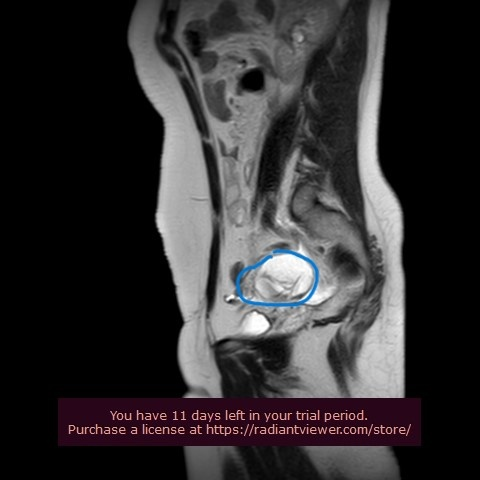
#> input picture input1.jpg, 480 x 480 px
$ jupyter execute --allow-errors 'openCV_Task1 (1).ipynb'
#> lines starting #> are read from the running program, lines starting #| are printed output that depends on the picture; after the words box and inside, x2 and y2 are one past the last pixel; in counts of white or black regions, pixels touching at a corner belong together
[cell 1]
import cv2
import numpy as np
import matplotlib.pyplot as plt

[cell 2]
img=cv2.imread('input1.jpg')
#> img is the input picture: shape (480, 480, 3); mean B, G, R 49.1, 47.6, 50.1

[cell 3]
type(img)

[cell 4]
img.shape

[cell 5]
plt.imshow(img)
plt.show()

[cell 6]
from google.colab.patches import cv2_imshow
cv2_imshow(img)
cv2.waitKey(0)
cv2.destroyAllWindows()

[cell 7]
import cv2
import numpy as np
import matplotlib.pyplot as plt

# [4 lines left out: function imshow, not called in this run]

# قراءة الصورة
img = cv2.imread('input1.jpg')

# تحويل من BGR إلى RGB للعرض الصحيح
img_RGB = cv2.cvtColor(img, cv2.COLOR_BGR2RGB)

# تحويل إلى تدرجات الرمادي
img_GRAY = cv2.cvtColor(img, cv2.COLOR_BGR2GRAY)

# تطبيق Gaussian Blur لتقليل الضوضاء
img_blur = cv2.GaussianBlur(img_GRAY, (5, 5), 0)

# تطبيق Canny Edge Detection لاكتشاف الحواف
edges = cv2.Canny(img_blur, threshold1=50, threshold2=150)
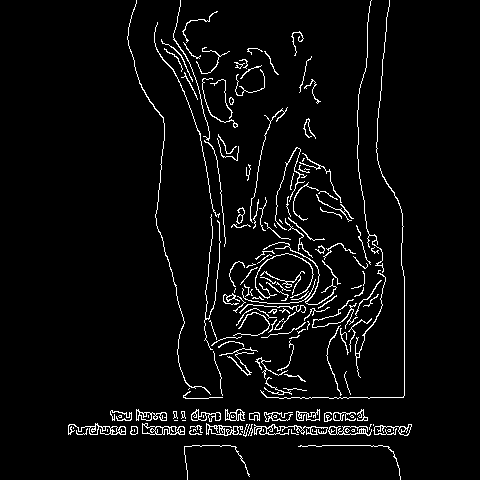
#> edges: shape (480, 480); 4.4% white in thin lines or dots, all inside (x1, y1, x2, y2) = (68, 0, 412, 480)

# تطبيق Thresholding لإنشاء صورة ثنائية
_, img_bin = cv2.threshold(img_GRAY, 127, 255, cv2.THRESH_BINARY_INV)
#> img_bin: shape (480, 480); 82.5% white; 163 black regions (134 under 20 px)

# العثور على الكنتورات
contours, _ = cv2.findContours(edges, cv2.RETR_EXTERNAL, cv2.CHAIN_APPROX_SIMPLE)
#> contours = 154 contours, 115 with area under 20; largest, box (x1, y1, x2, y2) and area: (142, 423, 185, 435) 295, (68, 423, 126, 435) 200, (206, 423, 243, 436) 196, (191, 409, 221, 422) 179, (136, 409, 167, 421) 166

# إنشاء صورة نسخة للرسم
img_contours = img_RGB.copy()

# رسم الكنتورات
cv2.drawContours(img_contours, contours, -1, (0, 255, 0), 2)
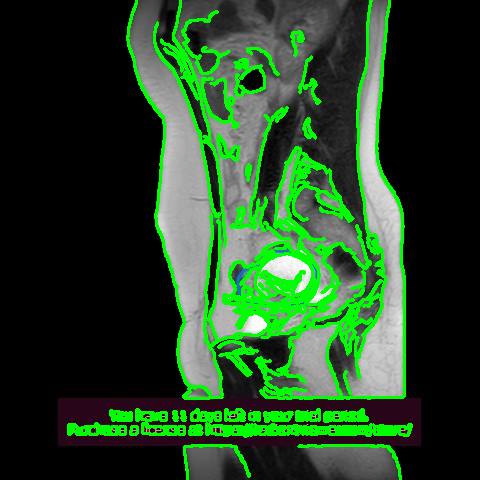
#> img_contours: shape (480, 480, 3); mean R, G, B 37.6, 69.4, 36.9

# عرض النتائج
plt.figure(figsize=(15, 10))

plt.subplot(2, 3, 1)
plt.imshow(img_RGB)
plt.title('الصورة الأصلية')
plt.axis('off')

plt.subplot(2, 3, 2)
plt.imshow(img_GRAY, cmap='gray')
plt.title('تدرجات الرمادي')
plt.axis('off')

plt.subplot(2, 3, 3)
plt.imshow(edges, cmap='gray')
plt.title('كشف الحوادف - Canny')
plt.axis('off')

plt.subplot(2, 3, 4)
plt.imshow(img_bin, cmap='gray')
plt.title('الصورة الثنائية')
plt.axis('off')

plt.subplot(2, 3, 5)
plt.imshow(img_contours)
plt.title('الكنتورات المكتشفة')
plt.axis('off')

plt.tight_layout()
plt.show()

# حفظ الصورة الناتجة
cv2.imwrite('output_contours.jpg', cv2.cvtColor(img_contours, cv2.COLOR_RGB2BGR))
#> Out = True

[cell 8]
import cv2
import numpy as np
import matplotlib.pyplot as plt

# [4 lines left out: function imshow, not called in this run]

# قراءة الصورة
img = cv2.imread('inpu.jpg')

# تحويل من BGR إلى RGB للعرض الصحيح
#> (the rest of this cell did not finish here and is left out)

[cell 9]
import cv2
import numpy as np
import matplotlib.pyplot as plt

# [4 lines left out: function imshow, not called in this run]

# قراءة الصورة
img = cv2.imread('input1.jpg')

# تحويل من BGR إلى RGB للعرض الصحيح
img_RGB = cv2.cvtColor(img, cv2.COLOR_BGR2RGB)

# تحويل إلى تدرجات الرمادي
img_GRAY = cv2.cvtColor(img, cv2.COLOR_BGR2GRAY)

# تطبيق Gaussian Blur لتقليل الضوضاء
img_blur = cv2.GaussianBlur(img_GRAY, (5, 5), 0)

# تطبيق Thresholding لإنشاء صورة ثنائية
_, img_bin = cv2.threshold(img_blur, 0, 255, cv2.THRESH_BINARY_INV + cv2.THRESH_OTSU)
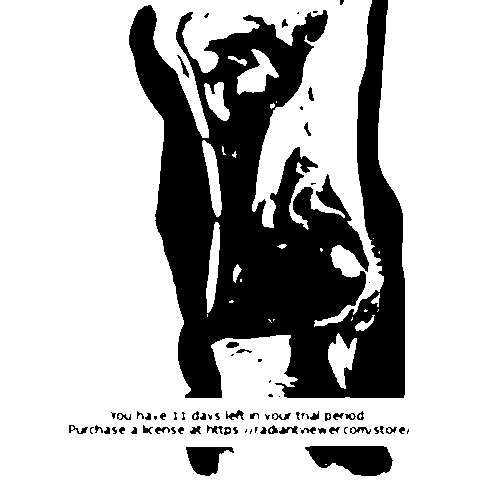
#> img_bin: shape (480, 480); 71.9% white; 77 black regions (28 under 20 px)

# العثور على الكنتورات (باستخدام RETR_TREE علشان يمسك الكنتورات الداخلية)
contours, hierarchy = cv2.findContours(img_bin, cv2.RETR_TREE, cv2.CHAIN_APPROX_SIMPLE)
#> contours = 112 contours, 44 with area under 20; largest, box (x1, y1, x2, y2) and area: (0, 0, 480, 480) 163672, (304, 445, 394, 477) 2042, (185, 446, 235, 477) 918, (237, 49, 279, 95) 864, (328, 333, 357, 389) 786

# إنشاء صورة نسخة للرسم
img_contours = img_RGB.copy()

# رسم كل الكنتورات (الخارجية والداخلية)
for i, contour in enumerate(contours):
    # تلوين مختلف للكنتورات الداخلية
    if hierarchy[0][i][3] != -1:  # إذا كان كونتور داخلي
        color = (255, 0, 0)  # أزز للكنتورات الداخلية
    else:  # إذا كان كونتور خارجي
        color = (0, 255, 0)  # أخضر للكنتورات الخارجية

    cv2.drawContours(img_contours, [contour], -1, color, 2)
#> this loop made 112 passes
#> (contour, color) on passes 2, 6, 7, 11, 13, 16, 22: ([[273, 319], [273, 320], [274, 319]], (0, 255, 0)), ([[207, 314], [207, 316]], (0, 255, 0)), ([[378, 309], [378, 310], [377, 311], [378, 310]], (0, 255, 0)), ([[240, 279], [240, 281], [241, 281], [241, 279]], (0, 255, 0)), ([[379, 251], [378, 252], [379, 253]], (0, 255, 0)), ([[373, 238]], (0, 255, 0)), ([[276, 101], [276, 102]], (0, 255, 0))
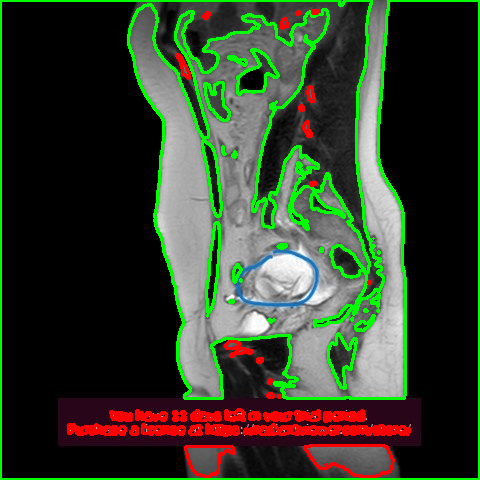
#> img_contours: shape (480, 480, 3); mean R, G, B 51.4, 61.8, 42.5

# عرض النتائج
plt.figure(figsize=(15, 10))

plt.subplot(2, 3, 1)
plt.imshow(img_RGB)
plt.title('الصورة الأصلية')
plt.axis('off')

plt.subplot(2, 3, 2)
plt.imshow(img_GRAY, cmap='gray')
plt.title('تدرجات الرمادي')
plt.axis('off')

plt.subplot(2, 3, 3)
plt.imshow(img_bin, cmap='gray')
plt.title('الصورة الثنائية')
plt.axis('off')

plt.subplot(2, 3, 4)
plt.imshow(img_contours)
plt.title('الكنتورات (أخضر: خارجي, أزرق: داخلي)')
plt.axis('off')

# عرض الكنتورات بشكل منفصل
img_external = img_RGB.copy()
img_internal = img_RGB.copy()

# رسم الكنتورات الخارجية فقط
external_contours = []
for i, contour in enumerate(contours):
    if hierarchy[0][i][3] == -1:  # كونتور خارجي
        external_contours.append(contour)
#> this loop made 112 passes
#> contour on passes 2, 6, 7, 11, 13, 16, 22, 29: [[273, 319], [273, 320], [274, 319]], [[207, 314], [207, 316]], [[378, 309], [378, 310], [377, 311], [378, 310]], [[240, 279], [240, 281], [241, 281], [241, 279]], [[379, 251], [378, 252], [379, 253]], [[373, 238]], [[276, 101], [276, 102]], [[325, 464], [326, 464]]
#> after the loop, external_contours = 26 contours, 15 with area under 20; largest, box (x1, y1, x2, y2) and area: (0, 0, 480, 480) 163672, (237, 49, 279, 95) 864, (328, 333, 357, 389) 786, (202, 140, 222, 217) 672, (206, 222, 220, 313) 638
cv2.drawContours(img_external, external_contours, -1, (0, 255, 0), 2)
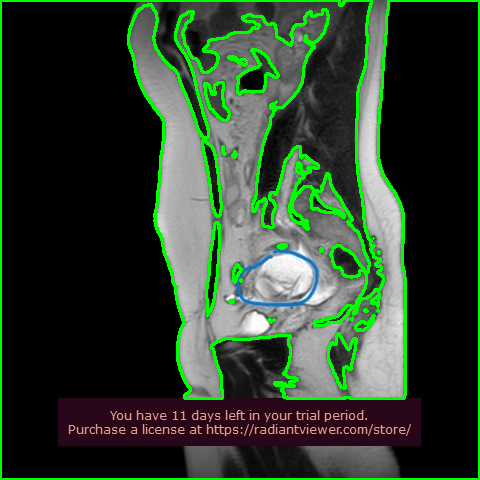
#> img_external: shape (480, 480, 3); mean R, G, B 45.6, 63.6, 44.6

# رسم الكنتورات الداخلية فقط
internal_contours = []
for i, contour in enumerate(contours):
    if hierarchy[0][i][3] != -1:  # كونتور داخلي
        internal_contours.append(contour)
#> after the loop, internal_contours = 86 contours, 29 with area under 20; largest, box (x1, y1, x2, y2) and area: (304, 445, 394, 477) 2042, (185, 446, 235, 477) 918, (225, 409, 245, 421) 122, (278, 425, 299, 435) 111, (68, 424, 89, 435) 103
cv2.drawContours(img_internal, internal_contours, -1, (255, 0, 0), 2)
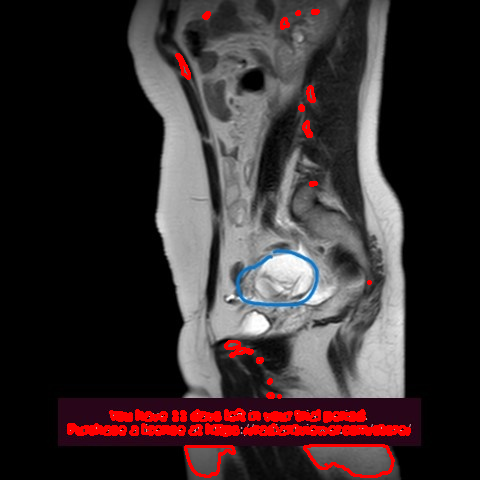
#> img_internal: shape (480, 480, 3); mean R, G, B 55.9, 45.8, 47

plt.subplot(2, 3, 5)
plt.imshow(img_external)
plt.title('الكنتورات الخارجية فقط')
plt.axis('off')

plt.subplot(2, 3, 6)
plt.imshow(img_internal)
plt.title('الكنتورات الداخلية فقط')
plt.axis('off')

plt.tight_layout()
plt.show()

print(f"عدد الكنتورات المكتشفة: {len(contours)}")
#| عدد الكنتورات المكتشفة: 112
print(f"عدد الكنتورات الخارجية: {len(external_contours)}")
#| عدد الكنتورات الخارجية: 26
print(f"عدد الكنتورات الداخلية: {len(internal_contours)}")
#| عدد الكنتورات الداخلية: 86

# حفظ الصورة الناتجة
cv2.imwrite('output_all_contours.jpg', cv2.cvtColor(img_contours, cv2.COLOR_RGB2BGR))
#> Out = True

[cell 10]
import cv2
import numpy as np
import matplotlib.pyplot as plt

# [4 lines left out: function imshow, not called in this run]

# قراءة الصورة
img = cv2.imread('input1.jpg')

# تحويل من BGR إلى RGB للعرض الصحيح
img_RGB = cv2.cvtColor(img, cv2.COLOR_BGR2RGB)

# تحويل إلى تدرجات الرمادي
img_GRAY = cv2.cvtColor(img, cv2.COLOR_BGR2GRAY)

# تطبيق Gaussian Blur لتقليل الضوضاء
img_blur = cv2.GaussianBlur(img_GRAY, (5, 5), 0)

# تطبيق Thresholding لإنشاء صورة ثنائية
_, img_bin = cv2.threshold(img_blur, 0, 255, cv2.THRESH_BINARY_INV + cv2.THRESH_OTSU)

# العثور على الكنتورات (باستخدام RETR_TREE علشان يمسك الكنتورات الداخلية)
contours, hierarchy = cv2.findContours(img_bin, cv2.RETR_TREE, cv2.CHAIN_APPROX_SIMPLE)

# إنشاء صورة نسخة للرسم
img_contours = img_RGB.copy()

# فصل الكنتورات الداخلية
internal_contours = []
for i, contour in enumerate(contours):
    if hierarchy[0][i][3] != -1:  # كونتور داخلي
        internal_contours.append(contour)
        # رسم الكنتورات الداخلية بالأزرق
        cv2.drawContours(img_contours, [contour], -1, (255, 0, 0), 2)

# رسم الكنتورات الخارجية بالأخضر
for i, contour in enumerate(contours):
    if hierarchy[0][i][3] == -1:  # كونتور خارجي
        cv2.drawContours(img_contours, [contour], -1, (0, 255, 0), 2)
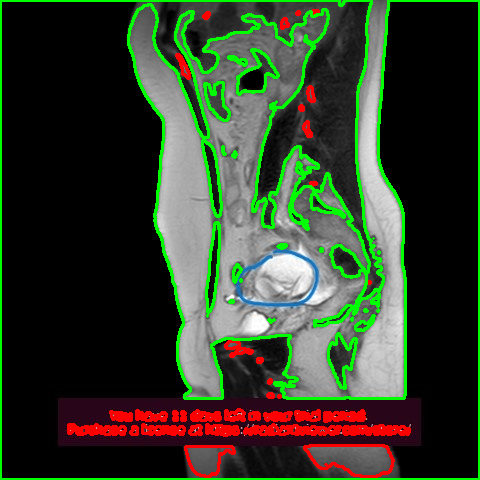
#> img_contours: shape (480, 480, 3); 8.02% of pixels changed, all inside (x1, y1, x2, y2) = (0, 0, 480, 480)

# عرض النتائج الأساسية
plt.figure(figsize=(15, 10))

plt.subplot(2, 3, 1)
plt.imshow(img_RGB)
plt.title('الصورة الأصلية')
plt.axis('off')

plt.subplot(2, 3, 2)
plt.imshow(img_bin, cmap='gray')
plt.title('الصورة الثنائية')
plt.axis('off')

plt.subplot(2, 3, 3)
plt.imshow(img_contours)
plt.title('الكنتورات (أخضر: خارجي, أزرق: داخلي)')
plt.axis('off')

# إنشاء صورة سوداء لعرض الكنتورات الداخلية فقط
img_internal_only = np.zeros_like(img_RGB)

# رسم الكنتورات الداخلية فقط على الخلفية السوداء
for contour in internal_contours:
    cv2.drawContours(img_internal_only, [contour], -1, (255, 255, 255), 2)
#> this loop made 86 passes
#> contour on passes 3, 10, 55: [[325, 464], [326, 464]], [[299, 428], [300, 427], [301, 428], [300, 429]], [[163, 414]]
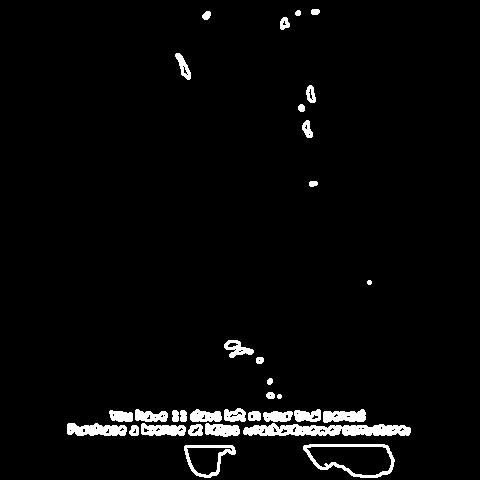
#> img_internal_only: shape (480, 480, 3); 3.4% white; 33 white regions, largest, box (x1, y1, x2, y2) and area: (243, 423, 411, 436) 1561, (303, 444, 395, 478) 708, (67, 423, 127, 436) 591

plt.subplot(2, 3, 4)
plt.imshow(img_internal_only)
plt.title('الكنتورات الداخلية فقط')
plt.axis('off')

# الآن نعرض كل كونتور داخلي بشكل منفصل مع bounding box
print(f"عدد الكنتورات الداخلية: {len(internal_contours)}")
#| عدد الكنتورات الداخلية: 86

# إنشاء صورة جديدة لعرض كل كونتور داخلي معزول
img_isolated_internal = img_RGB.copy()

# نرسم كل كونتور داخلي مع bounding box
for i, contour in enumerate(internal_contours):
    # حساب bounding box للكنتور
    x, y, w, h = cv2.boundingRect(contour)

    # رسم المستطيل المحيط
    cv2.rectangle(img_isolated_internal, (x, y), (x + w, y + h), (0, 255, 255), 2)

    # رسم الكنتور نفسه
    cv2.drawContours(img_isolated_internal, [contour], -1, (255, 0, 0), 2)

    # إضافة رقم للكنتور
    cv2.putText(img_isolated_internal, str(i+1), (x, y-10),
                cv2.FONT_HERSHEY_SIMPLEX, 0.7, (0, 255, 255), 2)
#> this loop made 86 passes
#> (x, y, w, h) on passes 1, 2, 4, 5, 6, 7, 8, 9: (185, 446, 50, 31), (304, 445, 90, 32), (300, 429, 5, 6), (406, 428, 4, 7), (249, 428, 4, 7), (244, 428, 4, 6), (349, 427, 4, 7), (317, 427, 10, 8)
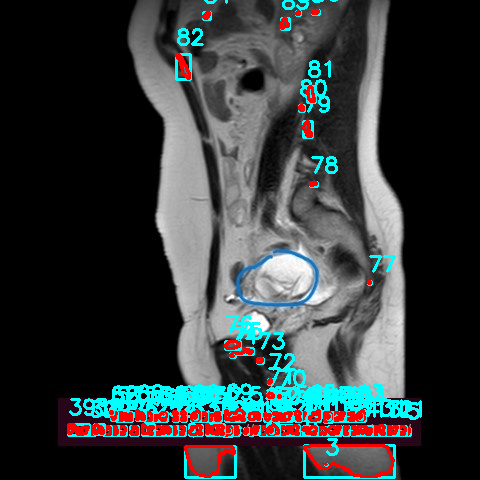
#> img_isolated_internal: shape (480, 480, 3); mean R, G, B 52.1, 57.9, 58.6

plt.subplot(2, 3, 5)
plt.imshow(img_isolated_internal)
plt.title('الكنتورات الداخلية مع Bounding Box')
plt.axis('off')

# جزء جديد: استخراج كل كونتور داخلي في صورة منفصلة
plt.subplot(2, 3, 6)
# نعرض أول كونتور داخلي كمثال
if len(internal_contours) > 0:
    # إنشاء قناع للكنتور الأول
    mask = np.zeros_like(img_GRAY)
    cv2.drawContours(mask, [internal_contours[0]], -1, 255, -1)  # -1 علشان يملأ الكنتور
#> mask: shape (480, 480); 0.43% white; 1 white region, box (x1, y1, x2, y2) and area: (185, 446, 235, 477) 986

    # استخراج المنطقة من الصورة الأصلية
    isolated_object = cv2.bitwise_and(img_RGB, img_RGB, mask=mask)

    # نأخذ فقط منطقة الـ bounding box علشان نوفر المساحة
    x, y, w, h = cv2.boundingRect(internal_contours[0])
#> x = 185; y = 446; w = 50; h = 31
    cropped_object = isolated_object[y:y+h, x:x+w]

    plt.imshow(cropped_object)
    plt.title('مثال: كونتور داخلي معزول')
    plt.axis('off')
else:
    plt.text(0.5, 0.5, 'لا توجد كونتورات داخلية',
             horizontalalignment='center', verticalalignment='center',
             transform=plt.gca().transAxes, fontsize=12)
    plt.axis('off')

plt.tight_layout()
plt.show()

# عرض كل الكنتورات الداخلية بشكل منفصل في شبكة
if len(internal_contours) > 0:
    num_internal = len(internal_contours)
#> num_internal = 86
    cols = 3
    rows = (num_internal + cols - 1) // cols
#> rows = 29

    plt.figure(figsize=(15, 5 * rows))

    for i, contour in enumerate(internal_contours):
        plt.subplot(rows, cols, i + 1)

        # إنشاء قناع للكنتور
        mask = np.zeros_like(img_GRAY)
        cv2.drawContours(mask, [contour], -1, 255, -1)

        # استخراج المنطقة من الصورة الأصلية
        isolated_object = cv2.bitwise_and(img_RGB, img_RGB, mask=mask)

        # اقتصاص منطقة الـ bounding box
        x, y, w, h = cv2.boundingRect(contour)
        cropped_object = isolated_object[y:y+h, x:x+w]

        plt.imshow(cropped_object)
        plt.title(f'كنتور داخلي {i+1}')
        plt.axis('off')
#> this loop made 86 passes
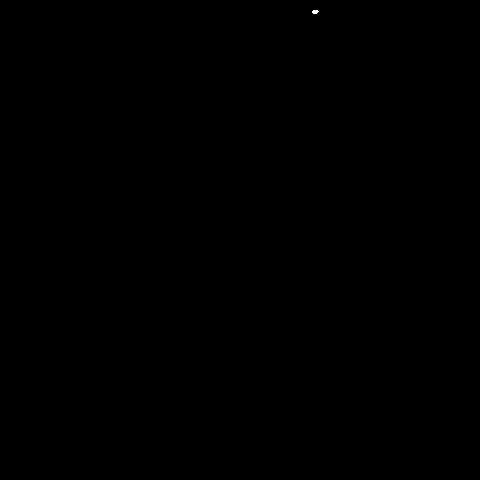
#> mask: shape (480, 480); 0.01% white; 1 white region, box (x1, y1, x2, y2) and area: (312, 10, 319, 14) 22

    plt.tight_layout()
    plt.show()

# حفظ الصور الناتجة
cv2.imwrite('output_all_contours.jpg', cv2.cvtColor(img_contours, cv2.COLOR_RGB2BGR))
#> (the rest of the program and of its run is left out)
